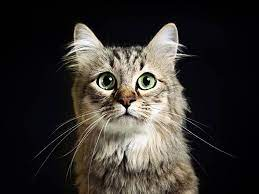
#> input picture opeCV/EdgeDetect/cat.jpeg, 259 x 194 px
$ python EdgeDetection.py
#> lines starting #> are read from the running program, lines starting #| are printed output that depends on the picture; after the words box and inside, x2 and y2 are one past the last pixel; in counts of white or black regions, pixels touching at a corner belong together
import numpy as np
import cv2
image = cv2.imread('cat.jpeg')
#> image is the input picture: shape (194, 259, 3); mean B, G, R 46.6, 49.9, 54

image = cv2.resize(image,(800,600))
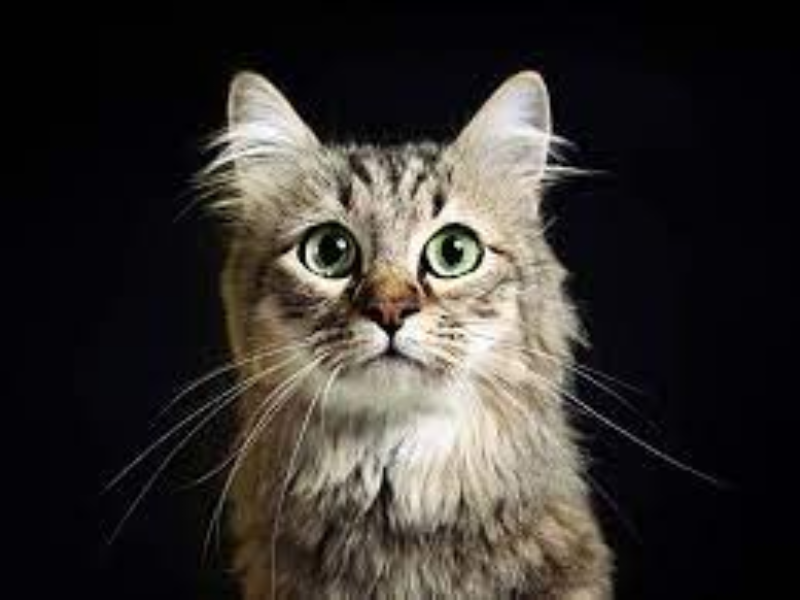
#> image: shape (600, 800, 3); mean B, G, R 46.5, 49.9, 53.9

image_gray = cv2.cvtColor(image, cv2.COLOR_BGR2GRAY )
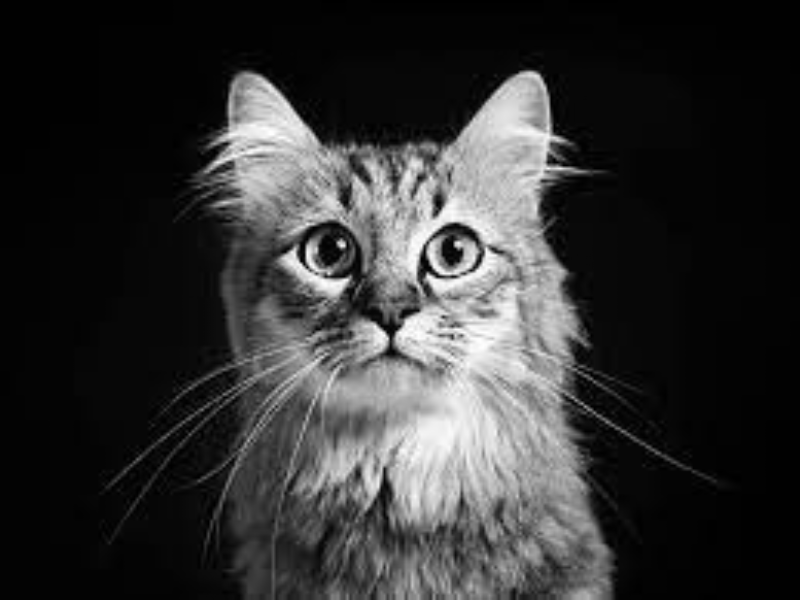
#> image_gray: shape (600, 800); min 0, max 255, mean 50.7


cv2.imshow('img',image_gray)
#cv2.waitKey(0)
#cv2.destroyAllWindows()

histg = cv2.calcHist([image_gray],[0],None,[100],[0,255])
#> histg = 100 values, max 117386 at index 1, min 63 at index 99, mean 4800
print(histg)
#> (printed output is left out)

within = []
for i in range(len(histg)):
    x,y = np.split(histg,[i])
    x1 = np.sum(x)/(image.shape[0]*image.shape[1])
    y1 = np.sum(y)/(image.shape[0]*image.shape[1])
    x2 = np.sum([j*t for j,t in enumerate(x)])/np.sum(x)
    y2 = np.sum([j*t for j,t in enumerate(y)])/np.sum(y)
    x3 = np.sum([(j-x2)**2*t for j,t in enumerate(x)])/np.sum(x)
    x3 = np.nan_to_num(x3)
    y3 = np.sum([(j-y2)**2*t for j,t in enumerate(y)])/np.sum(y)
    within.append(x1*x3 + y1*y3)
#> this loop made 100 passes
#> (x1, y1, x2, y2, x3, y3) on passes 1, 11, 12, 13, 14, 15, 16, 17, 18, 19, 20, 21: (0, 1, nan, 19.4, 0, 778), (0.637, 0.363, 1.39, 40.95, 2.43, 573.6), (0.641, 0.359, 1.45, 40.43, 2.9, 560.4), (0.644, 0.356, 1.49, 39.74, 3.28, 551.9), (0.648, 0.352, 1.56, 39.2, 3.95, 539.9), (0.651, 0.349, 1.61, 38.53, 4.51, 531.5), (0.655, 0.345, 1.69, 38.04, 5.56, 518.4), (0.658, 0.342, 1.76, 37.38, 6.35, 510), (0.663, 0.337, 1.86, 36.93, 7.79, 496.8), (0.667, 0.333, 1.95, 36.34, 9.02, 486.9), (0.673, 0.327, 2.08, 35.97, 11.1, 472.1), (0.677, 0.323, 2.19, 35.43, 12.78, 461.3)
#> (x, x1, y1, x2, y2, x3, y3) on passes 2 to 7: ([87174], 0.182, 0.818, 0, 22.7, 0, 848.6), ([87174, 117386], 0.426, 0.574, 0.574, 31.37, 0.245, 897.1), ([87174, 117386, 55353], 0.541, 0.459, 0.878, 38.26, 0.533, 812.9), ([87174, 117386, 55353, 23827], 0.591, 0.409, 1.06, 41.91, 0.835, 712.3), ([87174, 117386, 55353, 23827, 6021], 0.604, 0.396, 1.12, 42.24, 0.994, 677.5), ([87174, 117386, 55353, 23827, 6021, 6298], 0.617, 0.383, 1.2, 42.68, 1.29, 637.5)
#> after the loop, within = 100 values, max 778 at index 0, min 115.1 at index 35, mean 322.1
m = np.argmin(within)
#> m = 35
print(m)
#| 35

(thresh, Bin) = cv2.threshold(image_gray,m,255,cv2.THRESH_BINARY)
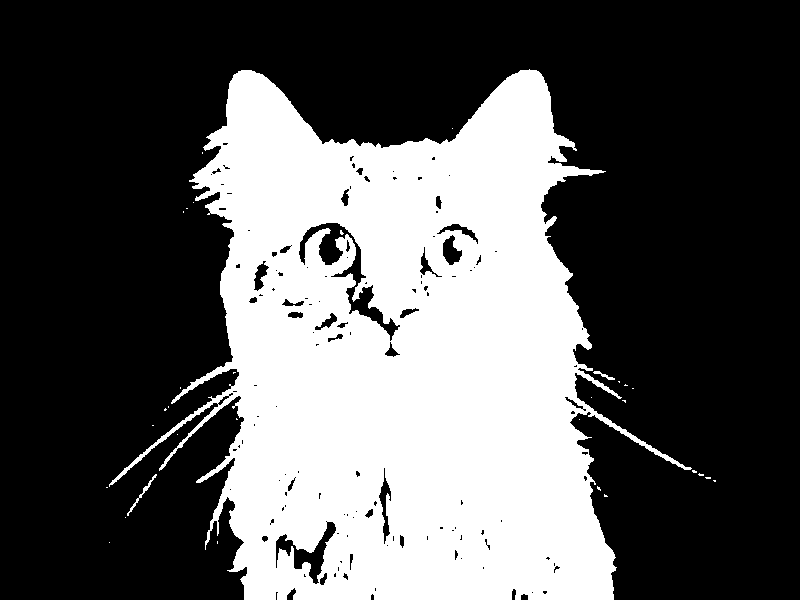
#> Bin: shape (600, 800); 34.9% white; 32 white regions (29 under 20 px), largest, box (x1, y1, x2, y2) and area: (109, 69, 692, 600) 167375, (127, 474, 157, 516) 120, (593, 371, 615, 380) 62
#> thresh = 35
cv2.imshow('Binary',Bin)
cv2.waitKey(0)
cv2.destroyAllWindows()
